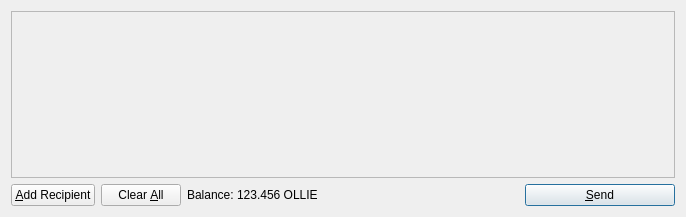
<?xml version="1.0" encoding="UTF-8"?>
<ui version="4.0">
 <class>SendCoinsDialog</class>
 <widget class="QDialog" name="SendCoinsDialog">
  <property name="geometry">
   <rect>
    <x>0</x>
    <y>0</y>
    <width>686</width>
    <height>217</height>
   </rect>
  </property>
  <property name="windowTitle">
   <string>Send Coins</string>
  </property>
  <layout class="QVBoxLayout" name="verticalLayout">
   <item>
    <widget class="QScrollArea" name="scrollArea">
     <property name="widgetResizable">
      <bool>true</bool>
     </property>
     <widget class="QWidget" name="scrollAreaWidgetContents">
      <property name="geometry">
       <rect>
        <x>0</x>
        <y>0</y>
        <width>666</width>
        <height>165</height>
       </rect>
      </property>
      <layout class="QVBoxLayout" name="verticalLayout_2">
       <property name="margin">
        <number>0</number>
       </property>
       <item>
        <layout class="QVBoxLayout" name="entries">
         <property name="spacing">
          <number>6</number>
         </property>
        </layout>
       </item>
       <item>
        <spacer name="verticalSpacer">
         <property name="orientation">
          <enum>Qt::Vertical</enum>
         </property>
         <property name="sizeHint" stdset="0">
          <size>
           <width>20</width>
           <height>40</height>
          </size>
         </property>
        </spacer>
       </item>
      </layout>
     </widget>
    </widget>
   </item>
   <item>
    <layout class="QHBoxLayout" name="horizontalLayout">
     <item>
      <widget class="QPushButton" name="addButton">
       <property name="toolTip">
        <string>Send to multiple recipients at once</string>
       </property>
       <property name="text">
        <string>&amp;Add Recipient</string>
       </property>
       <property name="icon">
        <iconset resource="../bitcoin.qrc">
         <normaloff>:/icons/add</normaloff>:/icons/add</iconset>
       </property>
       <property name="autoDefault">
        <bool>false</bool>
       </property>
      </widget>
     </item>
     <item>
      <widget class="QPushButton" name="clearButton">
       <property name="sizePolicy">
        <sizepolicy hsizetype="Minimum" vsizetype="Fixed">
         <horstretch>0</horstretch>
         <verstretch>0</verstretch>
        </sizepolicy>
       </property>
       <property name="toolTip">
        <string>Remove all transaction fields</string>
       </property>
       <property name="text">
        <string>Clear &amp;All</string>
       </property>
       <property name="icon">
        <iconset resource="../bitcoin.qrc">
         <normaloff>:/icons/remove</normaloff>:/icons/remove</iconset>
       </property>
       <property name="autoRepeatDelay">
        <number>300</number>
       </property>
       <property name="autoDefault">
        <bool>false</bool>
       </property>
      </widget>
     </item>
     <item>
      <layout class="QHBoxLayout" name="horizontalLayout_2">
       <property name="spacing">
        <number>3</number>
       </property>
       <item>
        <widget class="QLabel" name="label">
         <property name="text">
          <string>Balance:</string>
         </property>
        </widget>
       </item>
       <item>
        <widget class="QLabel" name="labelBalance">
         <property name="cursor">
          <cursorShape>IBeamCursor</cursorShape>
         </property>
         <property name="text">
          <string>123.456 OLLIE</string>
         </property>
         <property name="textInteractionFlags">
          <set>Qt::LinksAccessibleByMouse|Qt::TextSelectableByKeyboard|Qt::TextSelectableByMouse</set>
         </property>
        </widget>
       </item>
      </layout>
     </item>
     <item>
      <spacer name="horizontalSpacer">
       <property name="orientation">
        <enum>Qt::Horizontal</enum>
       </property>
       <property name="sizeHint" stdset="0">
        <size>
         <width>40</width>
         <height>20</height>
        </size>
       </property>
      </spacer>
     </item>
     <item>
      <widget class="QPushButton" name="sendButton">
       <property name="minimumSize">
        <size>
         <width>150</width>
         <height>0</height>
        </size>
       </property>
       <property name="toolTip">
        <string>Confirm the send action</string>
       </property>
       <property name="text">
        <string>&amp;Send</string>
       </property>
       <property name="icon">
        <iconset resource="../bitcoin.qrc">
         <normaloff>:/icons/send</normaloff>:/icons/send</iconset>
       </property>
       <property name="default">
        <bool>true</bool>
       </property>
      </widget>
     </item>
    </layout>
   </item>
  </layout>
 </widget>
 <resources>
  <include location="../bitcoin.qrc"/>
 </resources>
 <connections/>
</ui>
